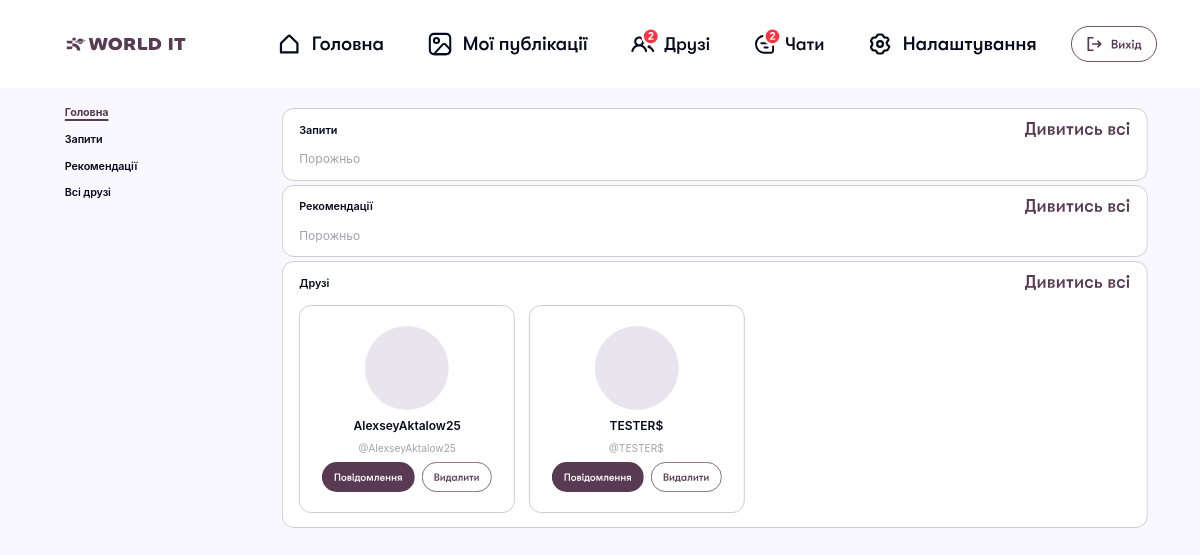
Before: /user/ (signed in) with the older database file.
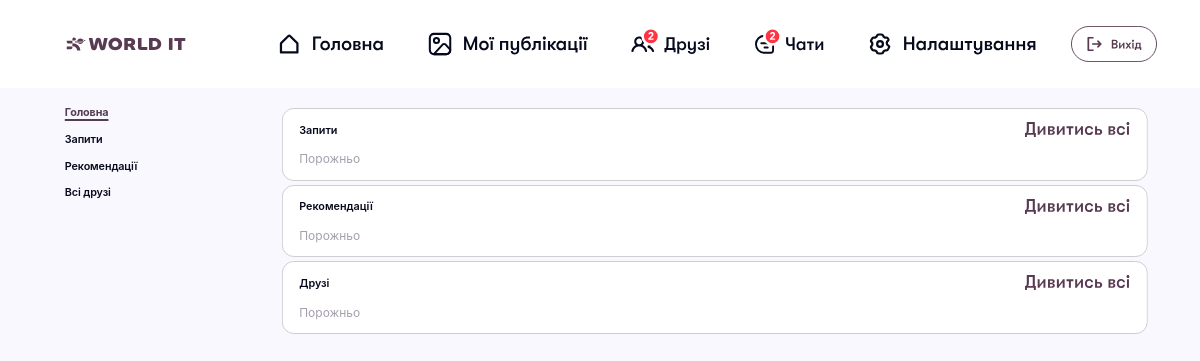
After: the same page with the newer database file.
### user_app/models.py (models this page shows)
class User(AbstractUser):
    username = models.CharField(
        max_length=150,
        blank=True,
        null=True
    )
    email = models.EmailField(
        unique=True
    )
    USERNAME_FIELD = 'email'
    REQUIRED_FIELDS = []

### user_app/views.py (the view)
# urls.py: path('', FriendsView.as_view(), name='friends'),
class FriendsView(LoginRequiredMixin, TemplateView):
    template_name = 'user_app/friends.html'
    login_url = '/auth-form/'
    def get_context_data(self, **kwargs):
        context = super().get_context_data(**kwargs)
        hidden_ids = self.request.session.get('hidden_recommendations', [])
        context['sections'] = {
            'requests': {
                'title': 'Запити',
                'users': get_users_by_section(self.request.user, 'requests')[:3]
            },
            'recommendations': {
                'title': 'Рекомендації',
                'users': get_users_by_section(self.request.user, 'recommendations', hidden_ids=hidden_ids)[:6]
            },
            'friends': {
                'title': 'Друзі',
                'users': get_users_by_section(self.request.user, 'friends')[:6]
            },
        }
        return context

### user_app/templates/user_app/friends.html (shortened to what this page needs)
{% extends "base.html" %}
{% load static %}
{% block links %}
    <link rel="stylesheet" href="{% static 'user_static/user_index.css' %}">
{% endblock %}
{% block content %}
    <div class="friends-layout">
        {% include "user_app/particles/friends/friends_nav.html" %}
        {% include "user_app/particles/friends/friends_home.html" %}
    </div>
{% endblock %}

### user_app/templates/user_app/particles/friends/friend_cards.html
{% load static %}
{% for person in users %}
    <article class="friend-card" data-person-id="{{ person.id }}">
        <div class="friend-card-avatar"></div>
        <div class="friend-card-name">{% firstof person.username person.email %}</div>
        <div class="friend-card-username">@{{ person.username }}</div>
        <div class="friend-card-actions">
            {% if section == "requests" %}
                <img src="{% static 'images/AcceptButton.svg' %}" alt="Підтвердити" data-action="accept" style="cursor:pointer;">
                <img src="{% static 'images/DeleteButton.svg' %}" alt="Відхилити" data-action="reject" style="cursor:pointer;">
            {% elif section == "recommendations" %}
                <img src="{% static 'images/AddButton.svg' %}" alt="Додати" data-action="request" style="cursor:pointer;">
                <img src="{% static 'images/DeleteButton.svg' %}" alt="Видалити" data-action="hide" style="cursor:pointer;">
            {% else %}
                <img src="{% static 'images/MessageButton.svg' %}" alt="Повідомлення" data-action="message" style="cursor:pointer;">
                <img src="{% static 'images/DeleteButton.svg' %}" alt="Видалити" data-action="delete" style="cursor:pointer;">
            {% endif %}
        </div>
    </article>
{% empty %}
    <p class="friends-empty">Порожньо</p>
{% endfor %}

Changed rows visible on the page:
no longer on this page (row unchanged): User: username "AlexseyAktalow25"
no longer on this page (row edited): User: username "TESTER$"
Other visible differences:
new list line: "Порожньо"
